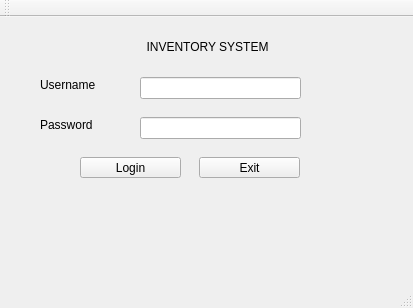
<?xml version="1.0" encoding="UTF-8"?>
<ui version="4.0">
 <class>adminPage</class>
 <widget class="QMainWindow" name="adminPage">
  <property name="geometry">
   <rect>
    <x>0</x>
    <y>0</y>
    <width>413</width>
    <height>308</height>
   </rect>
  </property>
  <property name="windowTitle">
   <string>adminPage</string>
  </property>
  <widget class="QWidget" name="centralWidget">
   <widget class="QLabel" name="label">
    <property name="geometry">
     <rect>
      <x>80</x>
      <y>20</y>
      <width>241</width>
      <height>20</height>
     </rect>
    </property>
    <property name="text">
     <string>                    INVENTORY SYSTEM </string>
    </property>
   </widget>
   <widget class="QLabel" name="label_2">
    <property name="geometry">
     <rect>
      <x>40</x>
      <y>60</y>
      <width>91</width>
      <height>16</height>
     </rect>
    </property>
    <property name="text">
     <string>Username</string>
    </property>
   </widget>
   <widget class="QLineEdit" name="username">
    <property name="geometry">
     <rect>
      <x>140</x>
      <y>60</y>
      <width>161</width>
      <height>22</height>
     </rect>
    </property>
   </widget>
   <widget class="QLabel" name="label_3">
    <property name="geometry">
     <rect>
      <x>40</x>
      <y>100</y>
      <width>81</width>
      <height>16</height>
     </rect>
    </property>
    <property name="text">
     <string>Password</string>
    </property>
   </widget>
   <widget class="QLineEdit" name="password">
    <property name="geometry">
     <rect>
      <x>140</x>
      <y>100</y>
      <width>161</width>
      <height>22</height>
     </rect>
    </property>
    <property name="echoMode">
     <enum>QLineEdit::Password</enum>
    </property>
   </widget>
   <widget class="QPushButton" name="pushButton">
    <property name="geometry">
     <rect>
      <x>80</x>
      <y>140</y>
      <width>101</width>
      <height>21</height>
     </rect>
    </property>
    <property name="text">
     <string>Login</string>
    </property>
   </widget>
   <widget class="QPushButton" name="pushButton_2">
    <property name="geometry">
     <rect>
      <x>199</x>
      <y>140</y>
      <width>101</width>
      <height>21</height>
     </rect>
    </property>
    <property name="text">
     <string>Exit</string>
    </property>
   </widget>
  </widget>
  <widget class="QMenuBar" name="menuBar">
   <property name="geometry">
    <rect>
     <x>0</x>
     <y>0</y>
     <width>413</width>
     <height>19</height>
    </rect>
   </property>
  </widget>
  <widget class="QToolBar" name="mainToolBar">
   <attribute name="toolBarArea">
    <enum>TopToolBarArea</enum>
   </attribute>
   <attribute name="toolBarBreak">
    <bool>false</bool>
   </attribute>
  </widget>
  <widget class="QStatusBar" name="statusBar"/>
 </widget>
 <layoutdefault spacing="6" margin="11"/>
 <resources/>
 <connections>
  <connection>
   <sender>pushButton_2</sender>
   <signal>clicked()</signal>
   <receiver>adminPage</receiver>
   <slot>close()</slot>
   <hints>
    <hint type="sourcelabel">
     <x>250</x>
     <y>177</y>
    </hint>
    <hint type="destinationlabel">
     <x>250</x>
     <y>200</y>
    </hint>
   </hints>
  </connection>
 </connections>
</ui>
